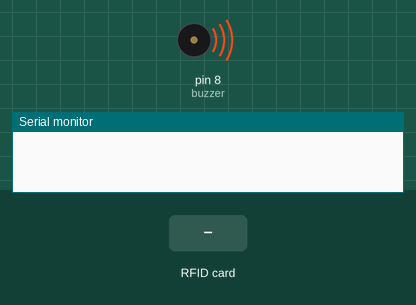
A sketch run on a simulated Arduino Uno, built with avr-gcc and run on an emulated ATmega328P. Shown: buzzer (waves = sounding, pin HIGH), the last lines printed to the serial monitor. Inputs (shaded band) come from the test bench. Pins used as bus, display or sensor lines are not drawn.

Above: at 0.06 s.
At 1.7 s:
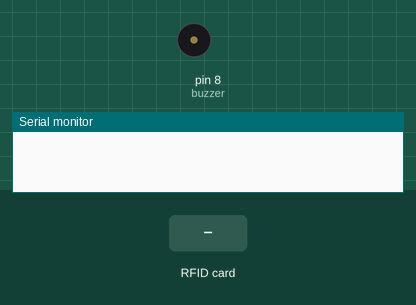
1.8 s: RFID card 5E 7A 19 C4 held to the reader
At 3.0 s:
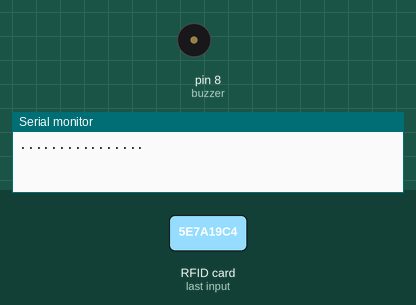
Timing chart, 0 to 4.8 s (numbered marks = the images above; inputs shaded):
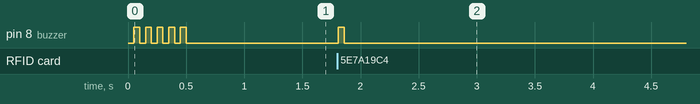

Measured:
- after the input at 1.8 s, pin 8 (buzzer): LOW → HIGH at once, → LOW 0.05 s later

The sketch:

MFRC522_ReadSpecificBlock.ino
```cpp
/*
  MFRC522_ReadSpecificBlock.ino
  --------------------------------
  This program reads a specific block of data from an RFID tag using the MFRC522 module.
  It prints the UID and data from the specified block to the Serial Monitor.
  The reading process stops if a `#` character is encountered.

  Author: Yadhul Mohan
          22CSEL33
          BSc Computer Science and Electronics
          Kristu Jayanti College Autonomous Bangalore

  Date: 13/ 08/ 2024
*/

#include <SPI.h>
#include <MFRC522.h>

#define SS_PIN 10
#define RST_PIN 9
#define buzzer 8

MFRC522 mfrc522(SS_PIN, RST_PIN);  // Create MFRC522 instance

void setup() {
  Serial.begin(115200);  // Set the baud rate to 115200
  SPI.begin();           // Init SPI bus
  mfrc522.PCD_Init();    // Init MFRC522 card
  pinMode(buzzer, OUTPUT);
  start();
}

void loop() {
  // Look for new cards
  if (!mfrc522.PICC_IsNewCardPresent() || !mfrc522.PICC_ReadCardSerial()) {
    return;
  }


  // Authenticate using key A
  MFRC522::MIFARE_Key key;
  for (byte i = 0; i < 6; i++) key.keyByte[i] = 0xFF;  // Default key for all sectors

  // Select the 1st sector, 4th block (which is actually block 4, as blocks are 0-indexed)
  byte blockAddr = 4;
  byte buffer[18];
  byte size = sizeof(buffer);


  MFRC522::StatusCode status = mfrc522.PCD_Authenticate(MFRC522::PICC_CMD_MF_AUTH_KEY_A, blockAddr, &key, &(mfrc522.uid));

  // Read data from the block
  status = mfrc522.MIFARE_Read(blockAddr, buffer, &size);
  if (status == MFRC522::STATUS_OK) {


    // Convert to ASCII and display on the serial monitor until '#' is encountered

    for (byte i = 0; i < 16; i++) {
      if (buffer[i] == '#') {
        break;
      }
      if (buffer[i] >= 32 && buffer[i] <= 126) {  // Printable ASCII range
        Serial.print((char)buffer[i]);
      } else {
        Serial.print('.');
      }
    }
    Serial.println();
    detectedSound();
  } else {
    if (status == MFRC522::STATUS_MIFARE_NACK) {
    } else {
      Serial.print("Reading failed: ");
      Serial.println(mfrc522.GetStatusCodeName(status));
    }
  }

  // Halt PICC
  mfrc522.PICC_HaltA();
  mfrc522.PCD_StopCrypto1();
}


void start(){


  for(int i =0; i<=4; i++){

    digitalWrite(buzzer,HIGH);
    delay(50);
    digitalWrite(buzzer,LOW);
    delay(50);
  }

}

void detectedSound(){

    digitalWrite(buzzer,HIGH);
    delay(50);
    digitalWrite(buzzer,LOW);

}
```
